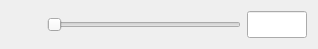
<?xml version="1.0" encoding="UTF-8"?>
<ui version="4.0">
 <class>SliderFrame</class>
 <widget class="QFrame" name="SliderFrame">
  <property name="geometry">
   <rect>
    <x>0</x>
    <y>0</y>
    <width>318</width>
    <height>42</height>
   </rect>
  </property>
  <property name="windowTitle">
   <string>Frame</string>
  </property>
  <layout class="QHBoxLayout" name="horizontalLayout">
   <item>
    <widget class="QLabel" name="label">
     <property name="minimumSize">
      <size>
       <width>30</width>
       <height>0</height>
      </size>
     </property>
     <property name="maximumSize">
      <size>
       <width>30</width>
       <height>16777215</height>
      </size>
     </property>
     <property name="font">
      <font>
       <family>Arial</family>
       <pointsize>12</pointsize>
      </font>
     </property>
     <property name="text">
      <string/>
     </property>
     <property name="alignment">
      <set>Qt::AlignCenter</set>
     </property>
    </widget>
   </item>
   <item>
    <widget class="QSlider" name="horizontalSlider">
     <property name="orientation">
      <enum>Qt::Horizontal</enum>
     </property>
    </widget>
   </item>
   <item>
    <widget class="QLineEdit" name="lineEdit">
     <property name="minimumSize">
      <size>
       <width>50</width>
       <height>0</height>
      </size>
     </property>
     <property name="maximumSize">
      <size>
       <width>60</width>
       <height>16777215</height>
      </size>
     </property>
     <property name="font">
      <font>
       <family>Arial</family>
       <pointsize>12</pointsize>
      </font>
     </property>
     <property name="text">
      <string/>
     </property>
    </widget>
   </item>
  </layout>
 </widget>
 <resources/>
 <connections/>
</ui>
